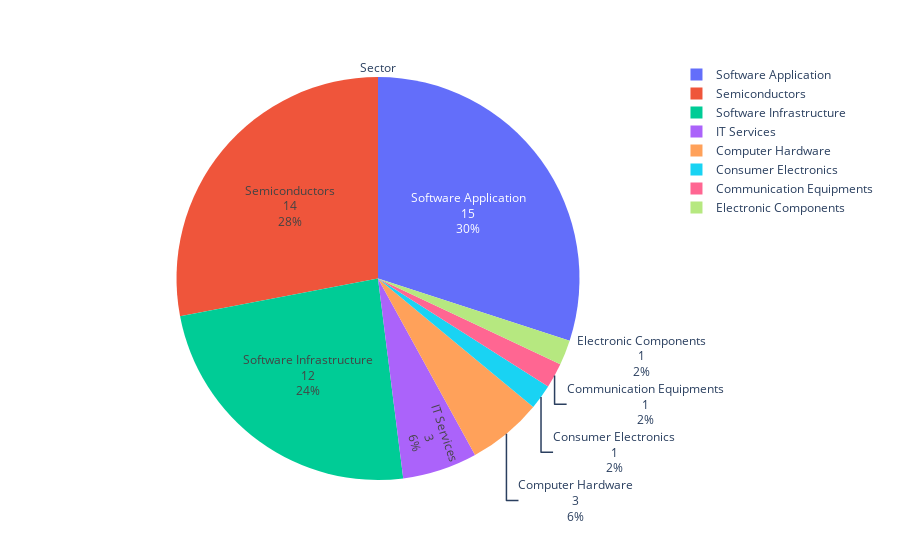

The cell this chart's notebook holds for it:
### Markdown cell above
## Initial EDA

### Code cell
Sector = df['Sector'].value_counts()

fig = px.pie(names = Sector.index, values = Sector.values)
fig.update_traces(textinfo='label+percent+value', title= 'Sector')
fig.show()

### Figure 1 — Plotly figure (JSON) as saved in the notebook; plotly's stock layout.template omitted (floating-point values rounded to 4 significant figures)
{"data": [{"domain": {"x": [0, 1], "y": [0, 1]}, "hovertemplate": "label=%{label}<br>value=%{value}<extra></extra>", "labels": ["Software Application", "Semiconductors", "Software Infrastructure", "IT Services", "Computer Hardware", "Consumer Electronics", "Communication Equipments", "Electronic Components"], "legendgroup": "", "name": "", "showlegend": true, "textinfo": "label+percent+value", "title": {"text": "Sector"}, "type": "pie", "values": [15, 14, 12, 3, 3, 1, 1, 1]}], "layout": {"legend": {"tracegroupgap": 0}, "margin": {"t": 60}}}
